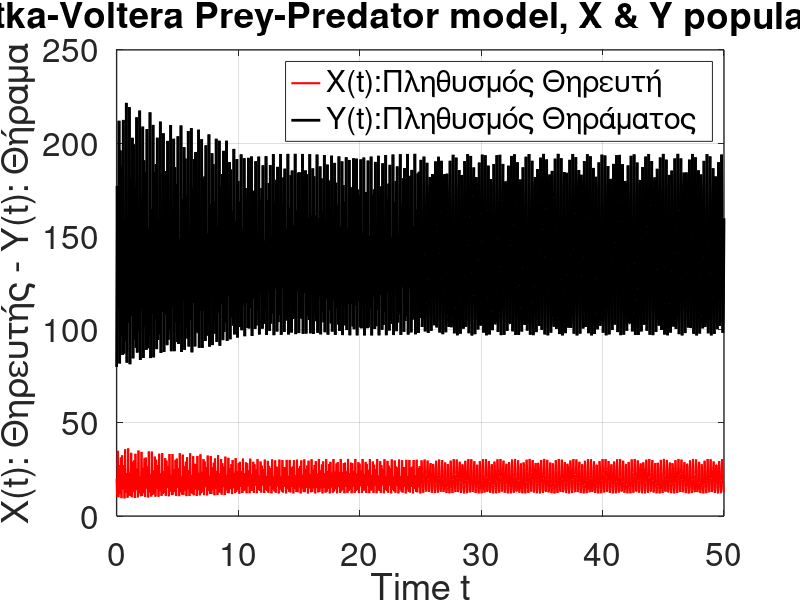
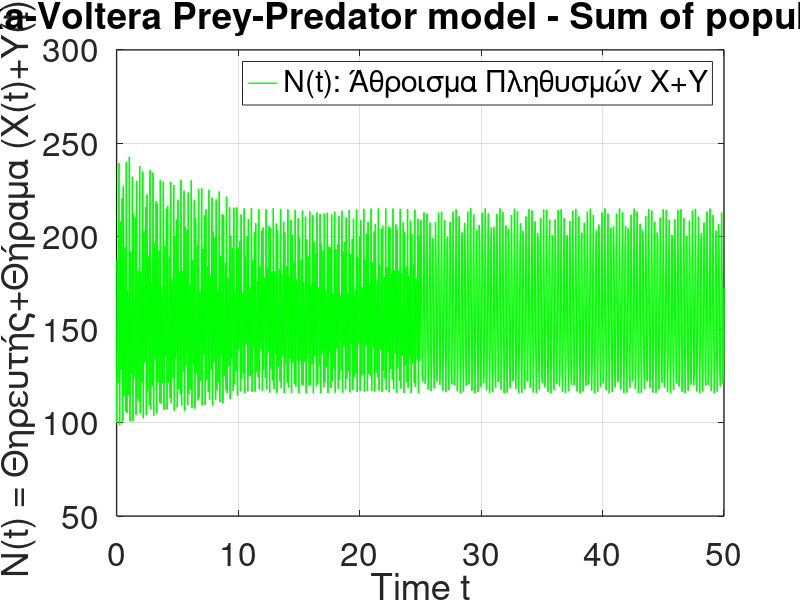
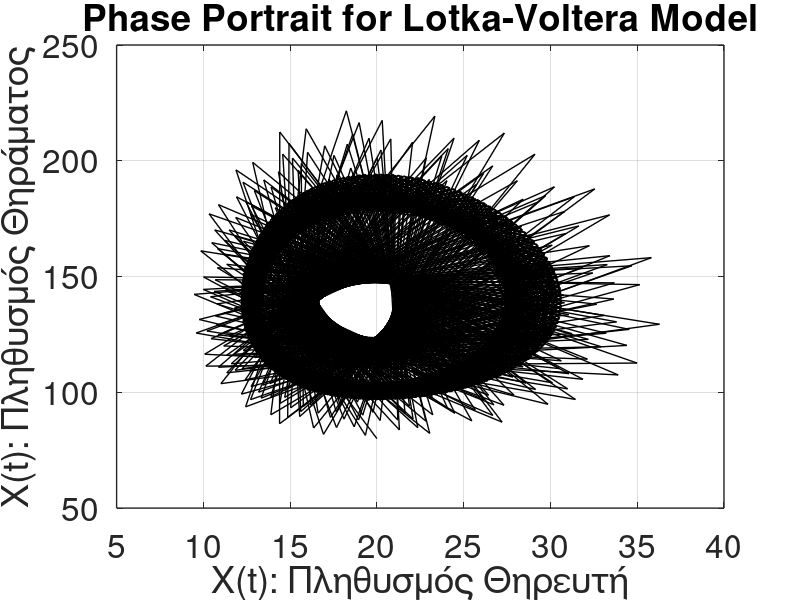

Here is the MATLAB script that generated these plots, in order:
% Lotka-Voltera prey-predator model %

%Initial values and params
y01(1) = 20  % Initial predator population
y01(2) = 80  % Initial prey population
 
% Time interval
Tinterval = linspace(0, 50, 1001)   % time step of 0.05 in total 1001 values

% we have two set of params declared as a vector of two rows
% first row will be used for t < 25
% second row will be used for 25 <= t < 50
params = [40 2 0.5 70; 20 1 0.25 35]

colors = ['k', 'r']  % predator (X) color black, prey (Y) color red 

%%%%%%%%% Solve system of odes  %%%%%%%%%%%%%%%%%%%%%%%
% define a function that contains the system of LV odes
function res = LV(t,V, params)
  
    % Dependent variables V - vector of v1 & v2
    % v1 is the predator population at time t
    % v2 is the prey popul;ation at time t 
    v1 = V(1);
    v2 = V(2);
    % selection of param set depends on time
    if (t < 25)  % use first row of params 
      a = params(1, 1);
      b = params(1, 2);
      c = params(1, 3); 
      d = params(1, 4);
     else        % use second row of params
      a = params(2, 1);
      b = params(2, 2);
      c = params(2, 3); 
      d = params(2, 4);
     endif 
    dxdt = (-d)*v1+c*v1*v2;   % rate of predator population X
    dydt = a*v2 - b*v1*v2     % rate of prey population Y
    % Pack-up result
    res = [dxdt; dydt];
end

% use anonymous function and get the handle
rate2 = @(t,V) LV(t,V, params);
   
% solve odes by using ode45 and anonymous function handle
% y01 is the initial value vector
% return a vector of type (t, v) where v = v(1), v(2) at any time t
[T,V] = ode45(rate2, Tinterval, y01); 

%%%%%%%% First figure %%%%%%%%%%%%%%%
% Both poulations  X(t), Y(t) will be displayed
figure(1)     
lgnd1 = sprintf("%s%s", "Χ(t):", "Πληθυσμός Θηρευτή")
lgnd2 = sprintf("%s%s", "Υ(t):", "Πληθυσμός Θηράματος ")
h1 = plot(T, V(:,1), 'r', 'linewidth', 1.5, 'DisplayName', lgnd1, 
         T, V(:,2), 'k', 'linewidth',  2, 'DisplayName', lgnd2)
legend({lgnd1, lgnd2});
% display specifics %
xlabel('Time t')
ylabel('X(t): Θηρευτής - Y(t): Θήραμα')
% set grid on
grid on                                   
% additional display properties  for the figure
set(gca, 'fontsize', 24, 'linewidth', 1)  
title('Lotka-Voltera Prey-Predator model, X & Y populations')

%%%%%%%%%%%%%%%%%%%%%%%%%%%%%%%%%%%%%%%

%%%%%%%%%%% Second figure %%%%%%%%%%%%%%%
% Only sum of X(t)+Y(t) will be displayed
figure(2)
lgnd3 = sprintf("%s", "N(t): Άθροισμα Πληθυσμών X+Y")   
h2 = plot(T, V(:,1)+ V(:,2), 'g', 'linewidth', 1, 'DisplayName', lgnd3)   
legend({lgnd3});
% display specifics %
xlabel('Time t')
ylabel('N(t) = Θηρευτής+Θήραμα (X(t)+Y(t))')
% set grid on
grid on                                   
% additional display properties  for the figure 
set(gca, 'fontsize', 24, 'linewidth', 1)  
title('Lotka-Voltera Prey-Predator model - Sum of populations')
%%%%%%%%%%%%%%%%%%%%%%%%%%%%%%%%%%%%%%%

%%%%%%%%%%% Third figure %%%%%%%%%%%%%%%
%%%%%%%%%%  Phase Portrait %%%%%%%%%%%%%
figure(3)    % need a second figure for the phase diagrams 
% Phase portait is a plot of X(t)-Θηρευτής vs Y(t)-Θήραμα
h = plot(V(:,1), V(:,2), 'k', 'linewidth', 1)   
% display specifics %
xlabel('Χ(t): Πληθυσμός Θηρευτή')
ylabel('Χ(t): Πληθυσμός Θηράματος')
% set grid on
grid on                                   
set(gca, 'fontsize', 24, 'linewidth', 1)  
title('Phase Portrait for Lotka-Voltera Model')


